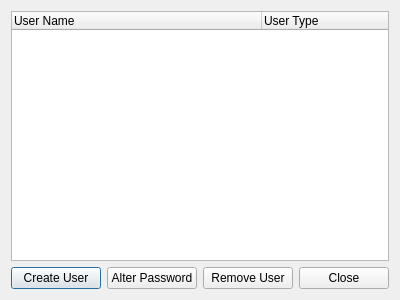
<?xml version="1.0" encoding="UTF-8"?>
<ui version="4.0">
 <class>ManageServerUsers</class>
 <widget class="QDialog" name="ManageServerUsers">
  <property name="geometry">
   <rect>
    <x>0</x>
    <y>0</y>
    <width>400</width>
    <height>300</height>
   </rect>
  </property>
  <property name="windowTitle">
   <string>Manage Server Users</string>
  </property>
  <layout class="QGridLayout" name="gridLayout">
   <item row="1" column="0">
    <widget class="QPushButton" name="createUserButton">
     <property name="text">
      <string>Create User</string>
     </property>
    </widget>
   </item>
   <item row="1" column="1">
    <widget class="QPushButton" name="alterPasswordButton">
     <property name="text">
      <string>Alter Password</string>
     </property>
    </widget>
   </item>
   <item row="1" column="2">
    <widget class="QPushButton" name="removeUserButton">
     <property name="text">
      <string>Remove User</string>
     </property>
    </widget>
   </item>
   <item row="1" column="3">
    <widget class="QPushButton" name="closeButton">
     <property name="text">
      <string>Close</string>
     </property>
    </widget>
   </item>
   <item row="0" column="0" colspan="4">
    <widget class="QTreeWidget" name="serverUserTable">
     <property name="selectionMode">
      <enum>QAbstractItemView::MultiSelection</enum>
     </property>
     <attribute name="headerDefaultSectionSize">
      <number>250</number>
     </attribute>
     <attribute name="headerStretchLastSection">
      <bool>true</bool>
     </attribute>
     <column>
      <property name="text">
       <string>User Name</string>
      </property>
     </column>
     <column>
      <property name="text">
       <string>User Type</string>
      </property>
     </column>
    </widget>
   </item>
  </layout>
 </widget>
 <resources/>
 <connections/>
</ui>
